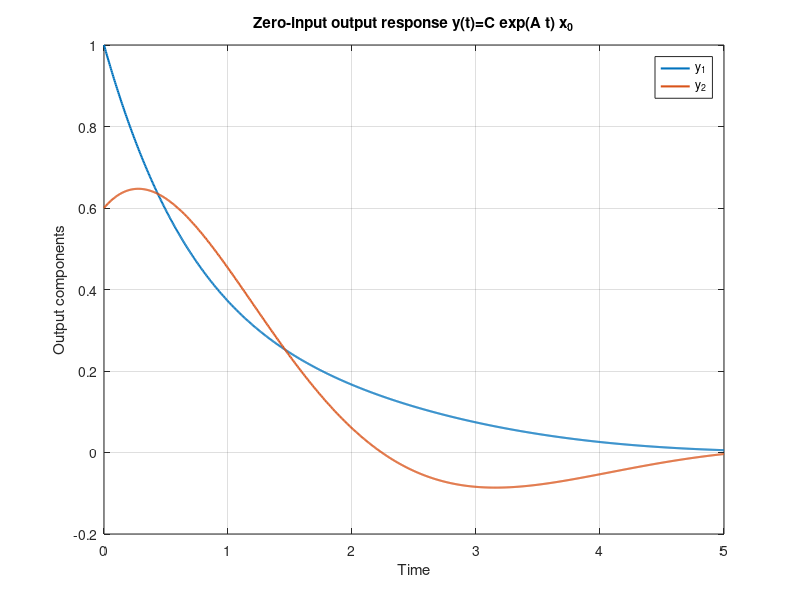

The MATLAB script that drew this image:
% Chapter15_Lesson2.m
% Output Energy Generated by Initial States
% Requires: Control System Toolbox for lyap, ss, and initial.

clear; clc; close all;

A = [-1.0  0.2  0.0;
      0.0 -0.6  1.0;
      0.0 -1.2 -0.8];

C = [1.0 0.0 0.0;
     0.0 0.5 1.0];

x0 = [1.0; -0.4; 0.8];
T  = 5.0;
Q  = C' * C;
n  = size(A, 1);

% Infinite-horizon observability Gramian:
% A' * W + W * A + C' * C = 0
Wo_inf = lyap(A', Q);
E_inf = x0' * Wo_inf * x0;

% Finite-horizon Gramian from dW/dt = A'W + WA + C'C, W(0)=0.
odefun = @(t,wvec) reshape(A' * reshape(wvec,n,n) + reshape(wvec,n,n) * A + Q, [], 1);
[tW, wsol] = ode45(odefun, [0 T], zeros(n*n, 1));
Wo_T = reshape(wsol(end,:).', n, n);
Wo_T = 0.5 * (Wo_T + Wo_T');

E_T_quad = x0' * Wo_T * x0;

% Simulink-equivalent zero-input initial response.
% A Simulink State-Space block with this A,C and initial state x0 gives the same y(t).
Bdummy = zeros(n, 1);
Ddummy = zeros(size(C, 1), 1);
sys = ss(A, Bdummy, C, Ddummy);

time = linspace(0, T, 1000);
[y, t, x] = initial(sys, x0, time);
E_T_initial = trapz(t, sum(y.^2, 2));

disp('Finite-horizon observability Gramian W_o(0,T):');
disp(Wo_T);
disp('Eigenvalues of W_o(0,T):');
disp(eig(Wo_T).');
fprintf('Energy from x0'' W_o x0: %.12f\n', E_T_quad);
fprintf('Energy from initial-response integration: %.12f\n', E_T_initial);
fprintf('Absolute difference: %.3e\n', abs(E_T_quad - E_T_initial));

disp('Infinite-horizon observability Gramian W_o:');
disp(Wo_inf);
fprintf('Infinite-horizon output energy: %.12f\n', E_inf);

figure;
plot(t, y, 'LineWidth', 1.5);
grid on;
xlabel('Time');
ylabel('Output components');
title('Zero-input output response y(t)=C exp(A t) x_0');
legend('y_1', 'y_2');
